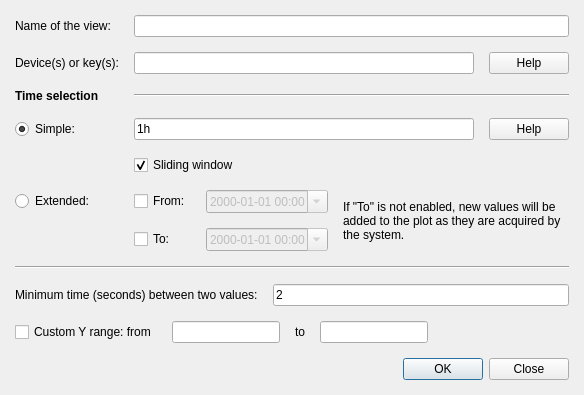
<?xml version="1.0" encoding="UTF-8"?>
<ui version="4.0">
 <class>LogViewerUI</class>
 <widget class="QDialog" name="LogViewerUI">
  <property name="geometry">
   <rect>
    <x>0</x>
    <y>0</y>
    <width>584</width>
    <height>300</height>
   </rect>
  </property>
  <property name="windowTitle">
   <string>New history view</string>
  </property>
  <layout class="QVBoxLayout" name="verticalLayout">
   <item>
    <layout class="QGridLayout" name="gridLayout">
     <item row="0" column="1" colspan="4">
      <widget class="QLineEdit" name="namebox"/>
     </item>
     <item row="1" column="1" colspan="3">
      <widget class="QLineEdit" name="devices"/>
     </item>
     <item row="4" column="1" colspan="3">
      <widget class="QLineEdit" name="simpleTimeSpec">
       <property name="text">
        <string>1h</string>
       </property>
      </widget>
     </item>
     <item row="0" column="0">
      <widget class="QLabel" name="label_2">
       <property name="text">
        <string>Name of the view:</string>
       </property>
      </widget>
     </item>
     <item row="5" column="1" colspan="2">
      <widget class="QCheckBox" name="slidingWindow">
       <property name="text">
        <string>Sliding window</string>
       </property>
       <property name="checked">
        <bool>true</bool>
       </property>
      </widget>
     </item>
     <item row="4" column="0">
      <widget class="QRadioButton" name="simpleTime">
       <property name="text">
        <string>Simple:</string>
       </property>
       <property name="checked">
        <bool>true</bool>
       </property>
      </widget>
     </item>
     <item row="3" column="0">
      <widget class="QLabel" name="label_6">
       <property name="font">
        <font>
         <weight>75</weight>
         <bold>true</bold>
        </font>
       </property>
       <property name="text">
        <string>Time selection</string>
       </property>
      </widget>
     </item>
     <item row="4" column="4">
      <widget class="QPushButton" name="simpleHelpButton">
       <property name="sizePolicy">
        <sizepolicy hsizetype="Fixed" vsizetype="Fixed">
         <horstretch>0</horstretch>
         <verstretch>0</verstretch>
        </sizepolicy>
       </property>
       <property name="text">
        <string>Help</string>
       </property>
      </widget>
     </item>
     <item row="3" column="1" colspan="4">
      <widget class="Line" name="line">
       <property name="orientation">
        <enum>Qt::Horizontal</enum>
       </property>
      </widget>
     </item>
     <item row="1" column="4">
      <widget class="QPushButton" name="helpButton">
       <property name="sizePolicy">
        <sizepolicy hsizetype="Fixed" vsizetype="Fixed">
         <horstretch>0</horstretch>
         <verstretch>0</verstretch>
        </sizepolicy>
       </property>
       <property name="text">
        <string>Help</string>
       </property>
      </widget>
     </item>
     <item row="6" column="0">
      <widget class="QRadioButton" name="extTime">
       <property name="text">
        <string>Extended:</string>
       </property>
      </widget>
     </item>
     <item row="1" column="0">
      <widget class="QLabel" name="label">
       <property name="text">
        <string>Device(s) or key(s):</string>
       </property>
      </widget>
     </item>
     <item row="6" column="1">
      <widget class="QCheckBox" name="frombox">
       <property name="text">
        <string>From:</string>
       </property>
      </widget>
     </item>
     <item row="6" column="2">
      <widget class="QDateTimeEdit" name="fromdate">
       <property name="enabled">
        <bool>false</bool>
       </property>
       <property name="displayFormat">
        <string>yyyy-MM-dd HH:mm</string>
       </property>
       <property name="calendarPopup">
        <bool>true</bool>
       </property>
      </widget>
     </item>
     <item row="7" column="1">
      <widget class="QCheckBox" name="tobox">
       <property name="text">
        <string>To:</string>
       </property>
      </widget>
     </item>
     <item row="7" column="2">
      <widget class="QDateTimeEdit" name="todate">
       <property name="enabled">
        <bool>false</bool>
       </property>
       <property name="displayFormat">
        <string>yyyy-MM-dd HH:mm</string>
       </property>
       <property name="calendarPopup">
        <bool>true</bool>
       </property>
      </widget>
     </item>
     <item row="6" column="3" rowspan="2" colspan="2">
      <widget class="QLabel" name="label_7">
       <property name="text">
        <string>If &quot;To&quot; is not enabled, new values will be added to the plot as they are acquired by the system.</string>
       </property>
       <property name="wordWrap">
        <bool>true</bool>
       </property>
      </widget>
     </item>
    </layout>
   </item>
   <item>
    <widget class="Line" name="line_2">
     <property name="orientation">
      <enum>Qt::Horizontal</enum>
     </property>
    </widget>
   </item>
   <item>
    <layout class="QHBoxLayout" name="horizontalLayout_4">
     <item>
      <widget class="QLabel" name="label_4">
       <property name="text">
        <string>Minimum time (seconds) between two values:</string>
       </property>
      </widget>
     </item>
     <item>
      <widget class="QLineEdit" name="interval">
       <property name="text">
        <string>2</string>
       </property>
      </widget>
     </item>
    </layout>
   </item>
   <item>
    <layout class="QHBoxLayout" name="horizontalLayout_2">
     <item>
      <widget class="QCheckBox" name="customY">
       <property name="text">
        <string>Custom Y range: from</string>
       </property>
      </widget>
     </item>
     <item>
      <widget class="QLineEdit" name="customYFrom"/>
     </item>
     <item>
      <widget class="QLabel" name="label_5">
       <property name="text">
        <string>to</string>
       </property>
      </widget>
     </item>
     <item>
      <widget class="QLineEdit" name="customYTo"/>
     </item>
     <item>
      <spacer name="horizontalSpacer_3">
       <property name="orientation">
        <enum>Qt::Horizontal</enum>
       </property>
       <property name="sizeHint" stdset="0">
        <size>
         <width>40</width>
         <height>20</height>
        </size>
       </property>
      </spacer>
     </item>
     <item>
      <spacer name="horizontalSpacer_2">
       <property name="orientation">
        <enum>Qt::Horizontal</enum>
       </property>
       <property name="sizeHint" stdset="0">
        <size>
         <width>40</width>
         <height>20</height>
        </size>
       </property>
      </spacer>
     </item>
    </layout>
   </item>
   <item>
    <widget class="QDialogButtonBox" name="buttonBox">
     <property name="standardButtons">
      <set>QDialogButtonBox::Close|QDialogButtonBox::Ok</set>
     </property>
    </widget>
   </item>
  </layout>
 </widget>
 <layoutdefault spacing="15" margin="15"/>
 <tabstops>
  <tabstop>devices</tabstop>
  <tabstop>helpButton</tabstop>
  <tabstop>simpleTimeSpec</tabstop>
  <tabstop>simpleHelpButton</tabstop>
  <tabstop>simpleTime</tabstop>
  <tabstop>slidingWindow</tabstop>
  <tabstop>extTime</tabstop>
  <tabstop>customY</tabstop>
  <tabstop>customYFrom</tabstop>
  <tabstop>customYTo</tabstop>
  <tabstop>buttonBox</tabstop>
  <tabstop>namebox</tabstop>
 </tabstops>
 <resources>
  <include location="../../../../resources/nicos-gui.qrc"/>
 </resources>
 <connections>
  <connection>
   <sender>buttonBox</sender>
   <signal>accepted()</signal>
   <receiver>LogViewerUI</receiver>
   <slot>accept()</slot>
   <hints>
    <hint type="sourcelabel">
     <x>241</x>
     <y>116</y>
    </hint>
    <hint type="destinationlabel">
     <x>241</x>
     <y>67</y>
    </hint>
   </hints>
  </connection>
  <connection>
   <sender>buttonBox</sender>
   <signal>rejected()</signal>
   <receiver>LogViewerUI</receiver>
   <slot>reject()</slot>
   <hints>
    <hint type="sourcelabel">
     <x>241</x>
     <y>116</y>
    </hint>
    <hint type="destinationlabel">
     <x>241</x>
     <y>67</y>
    </hint>
   </hints>
  </connection>
  <connection>
   <sender>devices</sender>
   <signal>returnPressed()</signal>
   <receiver>LogViewerUI</receiver>
   <slot>accept()</slot>
   <hints>
    <hint type="sourcelabel">
     <x>304</x>
     <y>18</y>
    </hint>
    <hint type="destinationlabel">
     <x>241</x>
     <y>67</y>
    </hint>
   </hints>
  </connection>
 </connections>
</ui>
